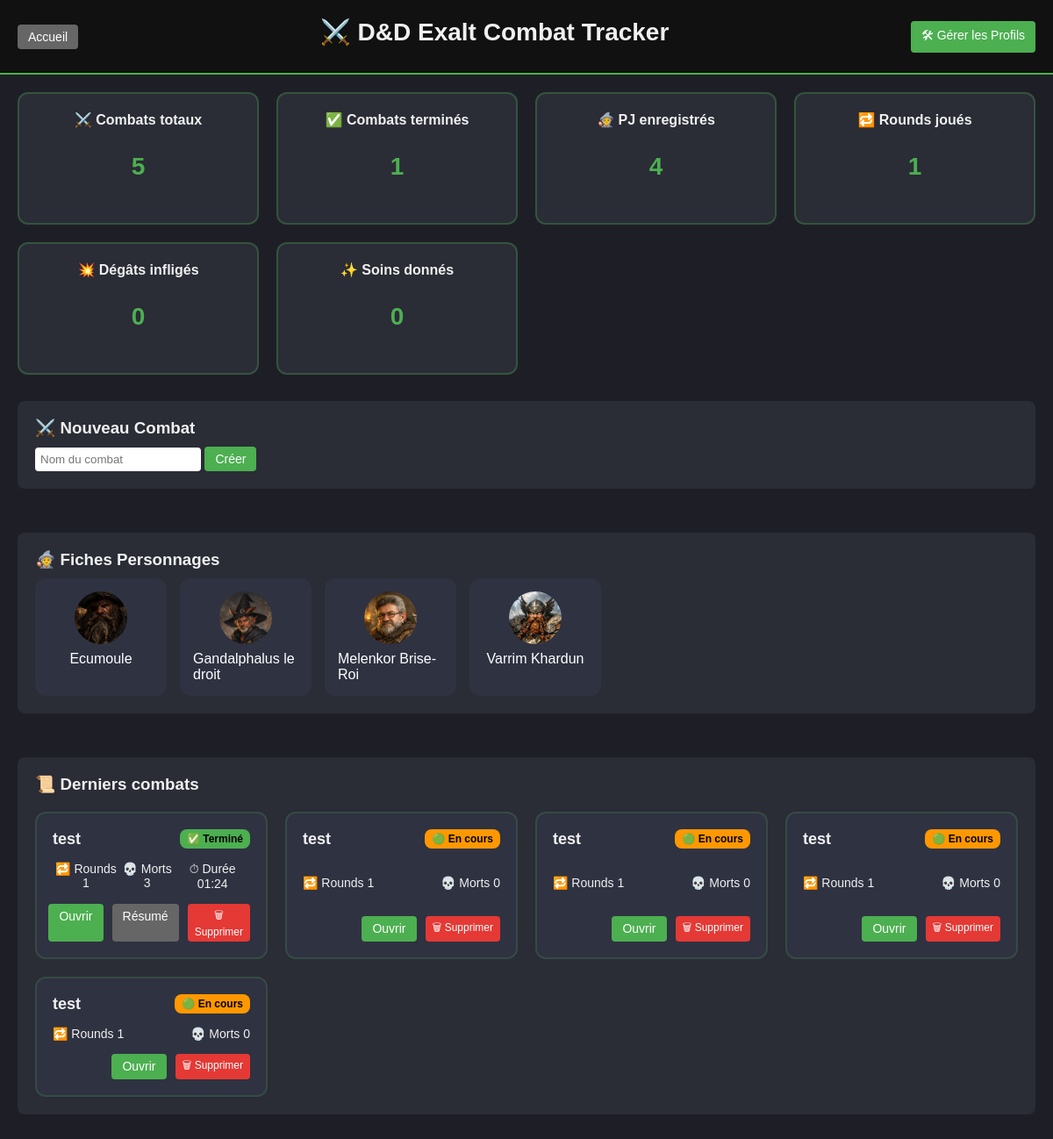
Before: / with the older database file.
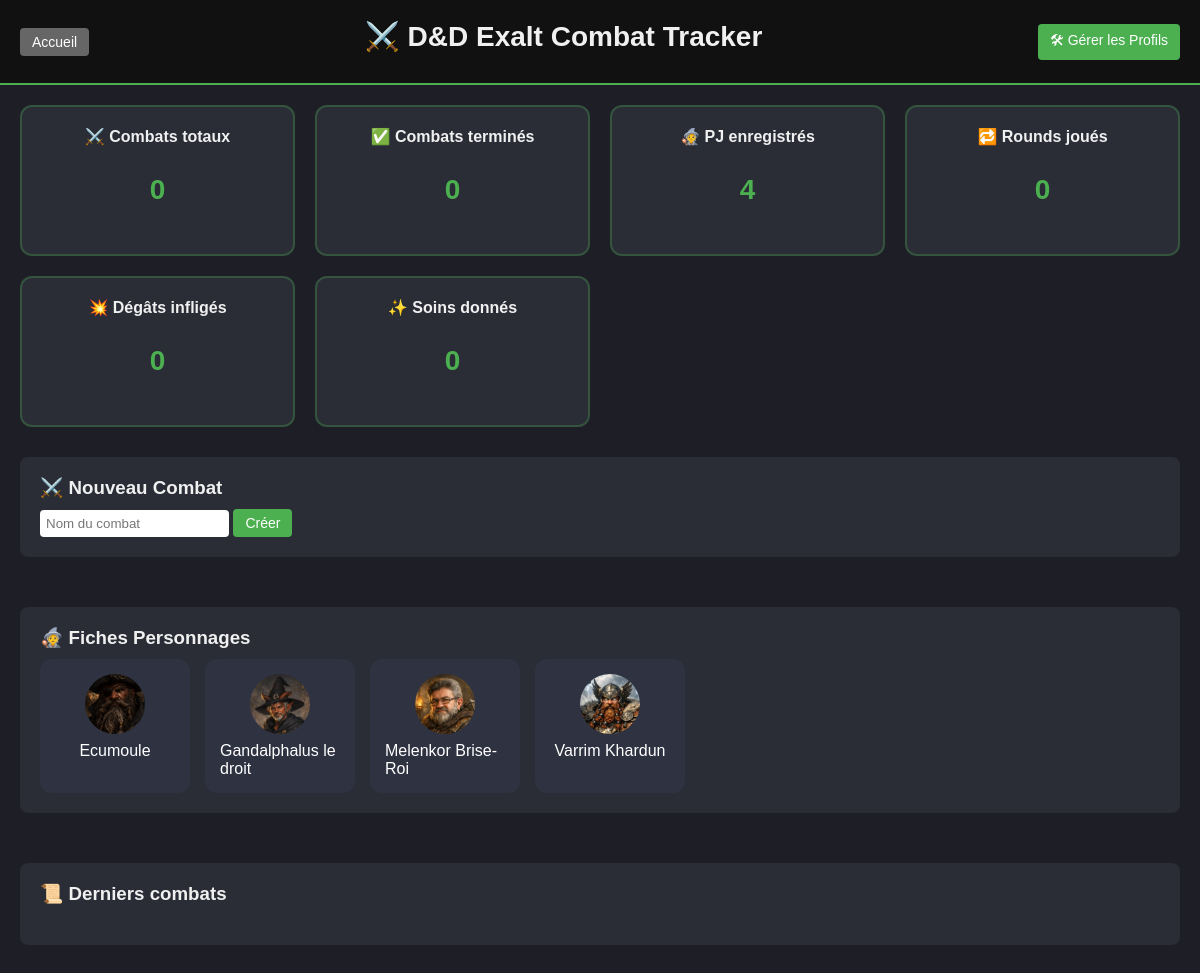
After: the same page with the newer database file.
### app/models/character.py (models this page shows, shortened)
class CharacterTemplate(db.Model):
    id = db.Column(db.Integer, primary_key=True)
    name = db.Column(db.String(100), nullable=False)
    character_class = db.Column(db.String(50))
    level = db.Column(db.Integer, default=1)
    notes = db.Column(db.Text)
    hp_max = db.Column(db.Integer, nullable=False)
    ac_base = db.Column(db.Integer, nullable=False)
    initiative_bonus = db.Column(db.Integer, default=0)
    force = db.Column(db.Integer, default=10)
    dexterite = db.Column(db.Integer, default=10)
    constitution = db.Column(db.Integer, default=10)
    intelligence = db.Column(db.Integer, default=10)
    sagesse = db.Column(db.Integer, default=10)
    charisme = db.Column(db.Integer, default=10)
    maitrise_force = db.Column(db.Boolean, default=False)
    maitrise_dexterite = db.Column(db.Boolean, default=False)
    maitrise_constitution = db.Column(db.Boolean, default=False)
    maitrise_intelligence = db.Column(db.Boolean, default=False)
    maitrise_sagesse = db.Column(db.Boolean, default=False)
    maitrise_charisme = db.Column(db.Boolean, default=False)
    image_filename = db.Column(db.String(255), nullable=True)
    pdf_filename = db.Column(db.String(255), nullable=True)
    created_at = db.Column(db.DateTime, default=datetime.utcnow)

### app/models/combat.py (models this page shows)
class Combat(db.Model):
    id = db.Column(db.Integer, primary_key=True)
    name = db.Column(db.String(100))
    round = db.Column(db.Integer, default=1)
    current_turn = db.Column(db.Integer, default=0)
    notes = db.Column(db.Text)
    created_at = db.Column(db.DateTime, default=datetime.utcnow)
    is_closed = db.Column(db.Boolean, default=False)
    combatants = db.relationship('Combatant', backref='combat', cascade="all, delete")
    start_time = db.Column(db.DateTime, nullable=True)
    end_time = db.Column(db.DateTime, nullable=True)
    current_turn_start = db.Column(db.DateTime, nullable=True)
    current_round_start = db.Column(db.DateTime, nullable=True)
    has_started = db.Column(db.Boolean, default=False)

### app/routes/main.py (the view)
@bp.route('/')
def index():
    combats = Combat.query.order_by(Combat.created_at.desc()).all()
    characters = CharacterTemplate.query.order_by(CharacterTemplate.name).all()
    total_combats = Combat.query.count()
    total_closed = Combat.query.filter_by(is_closed=True).count()
    total_pj = CharacterTemplate.query.count()
    total_rounds = sum(c.round for c in combats if c.is_closed)
    total_damage = sum(
        log.value or 0
        for log in CombatLog.query.filter_by(action_type="damage").all()
    )
    total_heal = sum(
        log.value or 0
        for log in CombatLog.query.filter_by(action_type="heal").all()
    )
    combat_cards = []
    for combat in combats:
        if combat.start_time and combat.end_time:
            total_seconds = (combat.end_time - combat.start_time).total_seconds()
            duration = format_duration(total_seconds)
        else:
            duration = None
        total_deaths = len([c for c in combat.combatants if c.is_dead])
        combat_cards.append({
            "id": combat.id,
            "name": combat.name,
            "rounds": combat.round,
            "is_closed": combat.is_closed,
            "duration": duration,
            "deaths": total_deaths
        })
    return render_template(
        'index.html',
        combats=combats,
        total_combats=total_combats,
        total_closed=total_closed,
        total_pj=total_pj,
        total_rounds=total_rounds,
        total_damage=total_damage,
        total_heal=total_heal,
        characters=characters,
        combat_cards=combat_cards
    )

### app/utils/helpers.py (called while the page is built)
def format_duration(seconds):
    if not seconds:
        return "00:00"
    total_seconds = int(seconds)
    minutes = total_seconds // 60
    seconds = total_seconds % 60
    return f"{minutes:02d}:{seconds:02d}"

### templates/index.html
{% extends "base.html" %}
{% block content %}
<div class="dashboard">
    <div class="dashboard-stats">
        <div class="stat-card">
            <h3>⚔️ Combats totaux</h3>
            <p>{{ total_combats }}</p>
        </div>
        <div class="stat-card">
            <h3>✅ Combats terminés</h3>
            <p>{{ total_closed }}</p>
        </div>
        <div class="stat-card">
            <h3>🧙 PJ enregistrés</h3>
            <p>{{ total_pj }}</p>
        </div>
        <div class="stat-card">
            <h3>🔁 Rounds joués</h3>
            <p>{{ total_rounds }}</p>
        </div>
        <div class="stat-card">
            <h3>💥 Dégâts infligés</h3>
            <p>{{ total_damage }}</p>
        </div>
        <div class="stat-card">
            <h3>✨ Soins donnés</h3>
            <p>{{ total_heal }}</p>
        </div>
    </div>
    <div class="card">
        <h3>⚔️ Nouveau Combat</h3>
        <form action="{{ url_for('combat.create_combat') }}" method="post">
            <input type="text" name="name" placeholder="Nom du combat" required>
            <button type="submit" class="btn btn-primary">Créer</button>
        </form>
    </div>
    <div class="card">
        <h3>🧙 Fiches Personnages</h3>
        <div class="pj-dashboard-grid">
            {% for pj in characters %}
            <a href="{{ url_for('template.character_profile', id=pj.id) }}" class="pj-dashboard-card">
                {% if pj.image_filename %}
                    <img src="{{ url_for('static', filename='uploads/' + pj.image_filename) }}"
                         alt="{{ pj.name }}" class="pj-dashboard-img">
                {% else %}
                    <div class="pj-avatar-large">
                        {{ pj.name[:2]|upper }}
                    </div>
                {% endif %}
                {{ pj.name }}
            </a>
            {% endfor %}
        </div>
    </div>
    <div class="card">
        <h3>📜 Derniers combats</h3>
        <div class="combat-card-grid">
            {% for combat in combat_cards %}
            <div class="combat-card">
                <div class="combat-card-header">
                    <h3>{{ combat.name }}</h3>
                    {% if combat.is_closed %}
                        <span class="combat-badge closed">✅ Terminé</span>
                    {% else %}
                        <span class="combat-badge active">🟢 En cours</span>
                    {% endif %}
                </div>
                <div class="combat-card-body">
                    <div class="combat-stat">
                        🔁 Rounds
                        {{ combat.rounds }}
                    </div>
                    <div class="combat-stat">
                        💀 Morts
                        {{ combat.deaths }}
                    </div>
                    {% if combat.duration %}
                    <div class="combat-stat">
                        ⏱ Durée
                        {{ combat.duration }}
                    </div>
                    {% endif %}
                </div>
                <div class="combat-card-actions">
                    <a href="{{ url_for('combat.view_combat', combat_id=combat.id) }}" class="btn btn-primary">Ouvrir</a>
                    {% if combat.is_closed %}
                        <a href="{{ url_for('summary.combat_summary', combat_id=combat.id) }}" class="btn btn-secondary">Résumé</a>
                    {% endif %}
                    <form method="post" action="{{ url_for('combat.delete_combat', combat_id=combat.id) }}" style="display:inline;">
                        <button type="submit" class="btn btn-danger" onclick="return confirm('Êtes-vous sûr de vouloir supprimer ce combat ? Toutes les données seront perdues.')">🗑 Supprimer</button>
                    </form>
                </div>
            </div>
            {% endfor %}
        </div>
    </div>
</div>
{% endblock %}

### templates/base.html (shortened to what this page needs)
<!DOCTYPE html>
<html lang="fr">
<head>
    <link rel="stylesheet" href="{{ url_for('static', filename='css/base.css') }}">
    <link rel="stylesheet" href="{{ url_for('static', filename='css/layout.css') }}">
    <link rel="stylesheet" href="{{ url_for('static', filename='css/components.css') }}">
    <link rel="stylesheet" href="{{ url_for('static', filename='css/combat.css') }}">
    <link rel="stylesheet" href="{{ url_for('static', filename='css/dashboard.css') }}">
    <link rel="stylesheet" href="{{ url_for('static', filename='css/hud.css') }}">
    <link rel="stylesheet" href="{{ url_for('static', filename='css/templates.css') }}">
    <link rel="stylesheet" href="{{ url_for('static', filename='css/character.css') }}">
    <link rel="stylesheet" href="{{ url_for('static', filename='css/responsive.css') }}">
    <link rel="stylesheet" href="{{ url_for('static', filename='css/summary.css') }}">
</head>
<body>
<header>
    <a href="{{ url_for('main.index') }}" class="btn-secondary">Accueil</a>
    <h1>⚔️ D&D Exalt Combat Tracker</h1>
    <a href="{{ url_for('template.manage_templates') }}" class="btn btn-primary">🛠 Gérer les Profils</a>
</header>
<main>
    {% block content %}{% endblock %}
</main>
</body>
</html>

### static/css/base.css (style rules this page uses)
body { font-family: Arial, sans-serif; background-color: #1e1f26; color: #f0f0f0; margin: 0; padding: 0; }
header { background: #111; padding: 20px; display: flex; justify-content: space-between; align-items: center; border-bottom: 2px solid #4caf50; }
header h1 { font-size: 28px; font-weight: bold; }
h1, h2, h3 { margin: 0 0 10px 0; }
main { padding: 20px; }
a { color: #4caf50; text-decoration: none; }

### static/css/layout.css (style rules this page uses)
.dashboard { display: flex; flex-direction: column; gap: 30px; }
.dashboard-stats { display: grid; grid-template-columns: repeat(auto-fit, minmax(200px, 1fr)); gap: 20px; }
.pj-dashboard-grid { display: flex; gap: 15px; flex-wrap: wrap; }
.pj-dashboard-card { display: flex; flex-direction: column; align-items: center; background: #2f3241; padding: 15px; border-radius: 12px; text-decoration: none; color: white; width: 120px; transition: 0.2s ease; }
.pj-dashboard-card img { width: 60px; height: 60px; border-radius: 50%; object-fit: cover; margin-bottom: 8px; }

### static/css/components.css (style rules this page uses)
.card { background: #2a2c36; padding: 20px; margin-bottom: 20px; border-radius: 8px; }
.btn, .btn-primary, .btn-danger, .btn-secondary { padding: 6px 12px; border-radius: 4px; text-decoration: none; color: white; border: none; cursor: pointer; font-size: 14px; }
.btn { background: #555; }
.btn-primary { background: #4caf50; }
.btn-secondary { background: #666; }
input, select, textarea { padding: 6px; border-radius: 4px; border: none; }

### static/css/dashboard.css (style rules this page uses)
.dashboard { display: flex; flex-direction: column; gap: 30px; }
.dashboard-stats { display: grid; grid-template-columns: repeat(auto-fit, minmax(220px, 1fr)); gap: 20px; }
.stat-card { background: #2a2c36; padding: 20px; border-radius: 12px; text-align: center; border: 2px solid rgba(76, 175, 80, 0.3); }
.stat-card h3 { font-size: 16px; margin-bottom: 10px; }
.stat-card p { font-size: 28px; font-weight: bold; color: #4caf50; }
.pj-dashboard-grid { display: flex; gap: 15px; flex-wrap: wrap; }
.pj-dashboard-card { display: flex; flex-direction: column; align-items: center; background: #2f3241; padding: 15px; border-radius: 12px; text-decoration: none; color: white; width: 120px; transition: 0.2s ease; }
.pj-dashboard-img { width: 100%; height: 100%; object-fit: cover; border-radius: 50%; }

Changed rows visible on the page:
removed Combat: name "test", shows "✅ Terminé", rounds "1", deaths "3", duration "01:24"
removed Combat: name "test", shows "🟢 En cours", rounds "1", deaths "0"
removed Combat: name "test", shows "🟢 En cours", rounds "1", deaths "0"
removed Combat: name "test", shows "🟢 En cours", rounds "1", deaths "0"
removed Combat: name "test", shows "🟢 En cours", rounds "1", deaths "0"
Other visible differences:
{{ total_combats }}: "5" → "0"
{{ total_closed }}: "1" → "0"
{{ total_rounds }}: "1" → "0"
